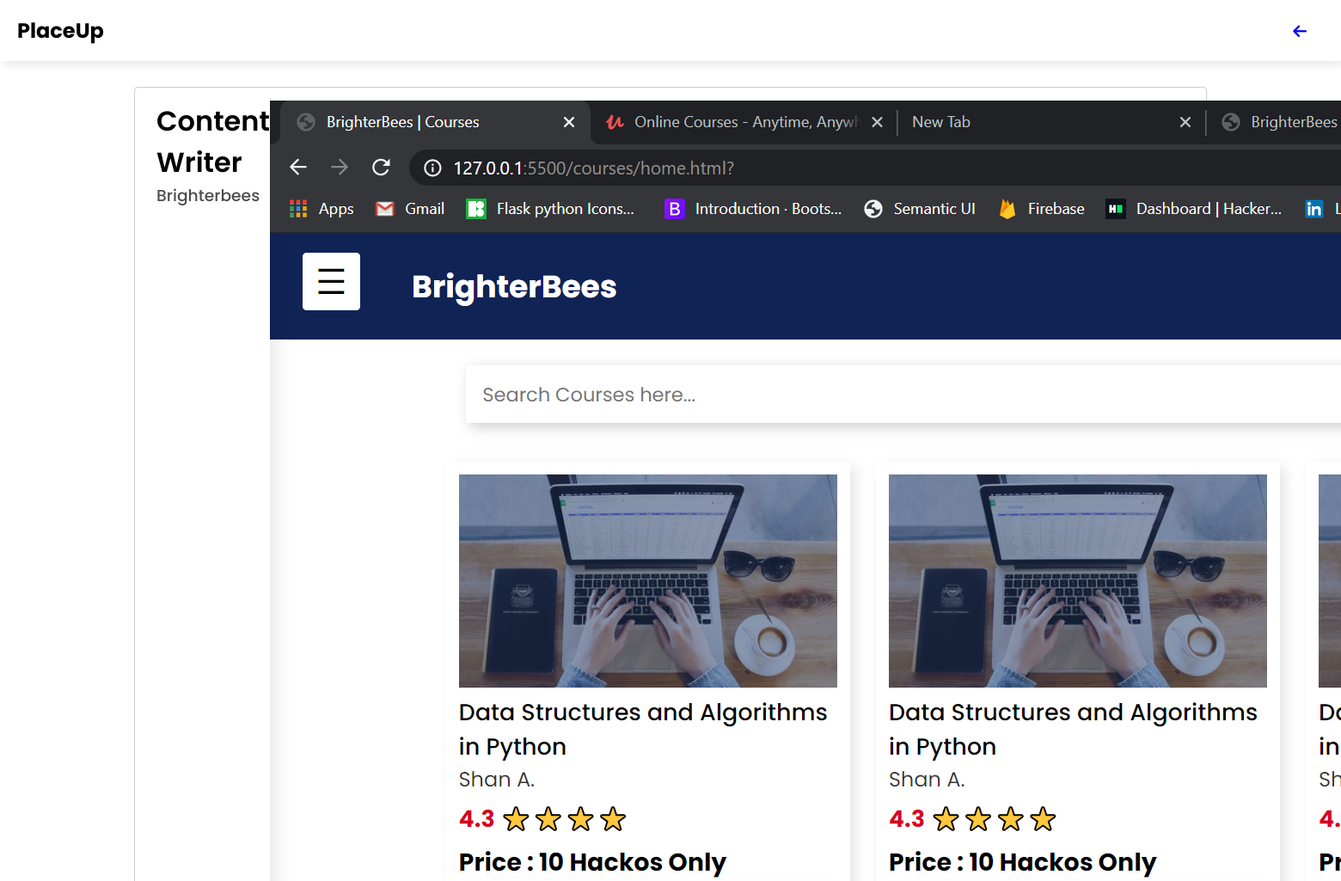
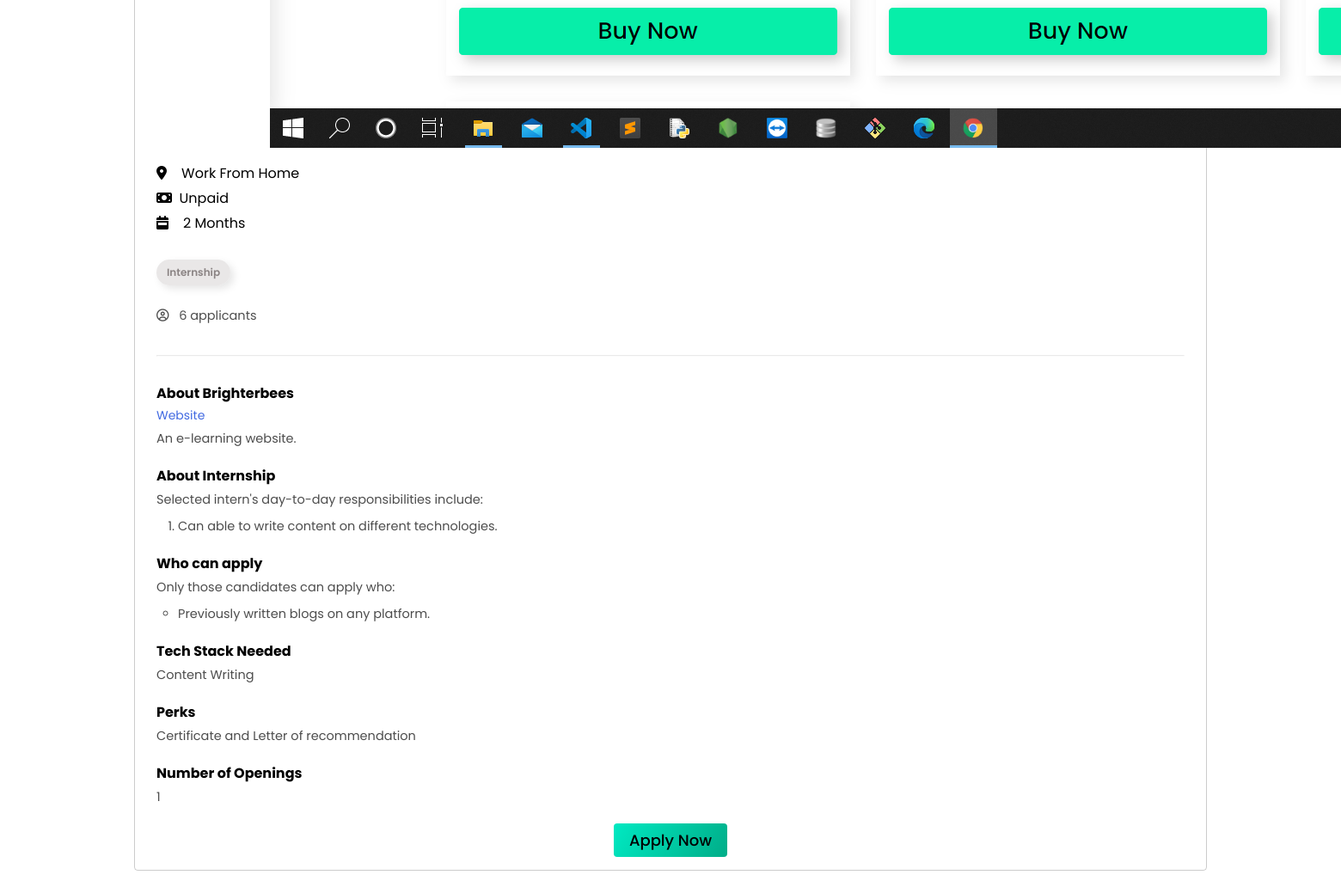
The app's page /placeup/job-details/16/ (signed in) with its own data (2 pictures, top to bottom).
### PLACEUP/models.py (models this page shows)
class Work(models.Model):
    TYPE = (('INERNSHIP','INERNSHIP'),('JOB','JOB'))
    EMP = (('Part Time Job','Part Time Job'),('Full Time Job','Full Time Job'))
    Type = models.CharField(max_length=20)
    emp_type = models.CharField(max_length=50)
    work_name = models.CharField(max_length=100)
    company = models.ForeignKey(CompanyProfile, on_delete = models.CASCADE)
    about = RichTextField()
    min_requirement = RichTextField()
    location = models.CharField(max_length=100) # Work from Home , Remote or Delhi, India
    experience_or_time = models.CharField(max_length=10) # Expererience in Job and INtern time in Internship
    tech_stack = models.CharField(max_length=100)
    posted = models.DateField(auto_now_add = True)
    number_of_vacancy = models.CharField(max_length=3)
    status = models.BooleanField(default = True)
    salary_or_stipend = models.CharField(max_length=20)
    applicants = models.ManyToManyField(Profile)
    resume_selected = models.ManyToManyField(Profile, related_name = 'resume_selected')
    hired = models.ManyToManyField(Profile, related_name = 'hired')

class CompanyProfile(models.Model):
    company_type = models.CharField(max_length = 30)
    company_specialization = models.CharField(max_length = 30)
    phone = models.CharField(max_length = 20)
    company_logo = models.ImageField(upload_to = "company_logo")
    about_company = models.TextField(max_length=300)
    company_site = models.CharField(max_length = 50)
    username = models.OneToOneField(User, on_delete=models.CASCADE)

### PLACEUP/views.py (the view)
# urls.py: path('job-details/<id>/', job_detail, name='job_detail'),
def job_detail(request,id):
    try:
        if request.session['username']:
            data = Work.objects.get(id=id)
            print(data)
            if data.Type == 'Job':
                print('Job')
                return render(request, 'placeup/job-detail.html',{'data':data})
            elif data.Type == 'Internship':
                print('Internship')
                return render(request, 'placeup/intern-detail.html',{'data':data})
            else:
                return HttpResponse('Error 404')
    except:
        return HttpResponse('Error 404')

### templates/placeup/intern-detail.html (shortened to what this page needs)
{% load static %}
<!DOCTYPE html>
<html lang="en">
  <head>
    <link rel="stylesheet" href="{% static 'job-detail.css' %}" />
  </head>
  <body>
    <nav>
      <div class="left">
        <h2>PlaceUp</h2>
      </div>
      <div class="right" style="margin-top: 5px">
        <a href="{% url 'jobs' %}"><i class="fas fa-arrow-left"></i></a>
      </div>
    </nav>
    <div class="section_job">
      <div class="info">
        <div class="left">
          <h1>{{data.work_name}}</h1>
          <h3>{{data.company.username.first_name}}</h3>
        </div>
        <div>
          <img
            src="{% static '../media/images/' %}{{data.company.company_logo}}"
            alt=""
          />
        </div>
      </div>
      <div class="info_one">
        <p>
          <i class="fas fa-map-marker-alt"></i
          >&nbsp;&nbsp;&nbsp;&nbsp;{{data.location}}
        </p>
        <p>
          <i class="fas fa-money-bill"></i
          >&nbsp;&nbsp;{{data.salary_or_stipend}}
        </p>
        <p>
          <i class="fas fa-calendar-week"></i>&nbsp;&nbsp;&nbsp;
          {{data.experience_or_time }}
        </p>
      </div>
      <button class="btn">Internship</button>
      <div class="info_two">
        <p class="light">
          <i class="far fa-user-circle"></i>
          &nbsp;&nbsp;{{data.applicants.count}} applicants
        </p>
      </div>
      <hr class="line" />
      <div class="info_three">
        <h4>About {{data.company.username.first_name}}</h4>
        <a href="//{{data.company.company_site}}">Website</a>
        <p class="light">{{data.company.about_company}}</p>
      </div>
      <div class="info_three">
        <h4>About Internship</h4>
        <p class="light">
          Selected intern's day-to-day responsibilities include:
        </p>
        <ul class="light">
          {{data.about | safe}}
        </ul>
      </div>
      <div class="info_three">
        <h4>Who can apply</h4>
        <p class="light">Only those candidates can apply who:</p>
        <ul class="light">
          {{data.min_requirement | safe}}
        </ul>
      </div>
      <div class="info_three">
        <h4>Tech Stack Needed</h4>
        <p class="light">{{data.tech_stack}}</p>
      </div>
      <div class="info_three">
        <h4>Perks</h4>
        <p class="light">Certificate and Letter of recommendation</p>
      </div>
      <div class="info_three">
        <h4>Number of Openings</h4>
        <p class="light">{{data.number_of_vacancy}}</p>
      </div>
      <div style="text-align: center">
        <form action="{% url 'apply_job' id=data.id %}" method="POST">
          <button class="apply">Apply Now</button>
        </form>
      </div>
    </div>
  </body>
</html>

### static/job-detail.css (style rules this page uses)
* { margin: 0; padding: 0; user-select: none; box-sizing: border-box; font-family: "Poppins", sans-serif; }
.section_job { width: 80%; height: auto; margin: 30px auto; padding: 15px 25px; border: 1px solid rgba(0,0,0,0.2); border-radius: 4px; }
.info { width: 100%; display: flex; justify-content: space-between; }
.section_job h1 { font-weight: 550; }
.section_job h3 { font-weight: 500; color: rgba(0,0,0,0.7); }
.info_one { margin: 10px 0px; }
.info_one p { margin: 4px 0px; }
nav { padding: 18px 20px; box-shadow: 4px 4px 10px rgba(0, 0, 0, 0.1); width: 100%; height: auto; }
.btn { margin: 20px 0px; font-size: 12px; background: rgba(224, 221, 221, 0.7); box-shadow: 4px 4px 10px rgba(0, 0, 0, 0.1); color: rgba(99, 90, 90, 0.7); font-weight: 600; border: none; padding: 6px 12px; border-radius: 15px; }
.line { margin: 30px 0px; background: rgba(0,0,0,0.1); opacity: 0.2; }
.apply { border: none; background: linear-gradient(120deg,rgb(0, 233, 194),rgb(0, 173, 136)); padding: 6px 18px; border-radius: 4px; font-size: 18px; font-weight: 500; cursor: pointer; }
.info_three { margin: 15px 0px; }
.info_three a { text-decoration: none; color: royalblue; font-size: 14px; padding: 5px 0px; }
.light { color: rgba(0,0,0,0.7); font-size: 14.5px; padding: 5px 0px; }
.info_three ul li { margin: 0px 25px; }

### templates/placeup/intern-detail.html (style rules this page uses)
nav { padding: 18px 20px; box-shadow: 4px 4px 10px rgba(0, 0, 0, 0.1); width: 100%; height: auto; display: inline-flex; justify-content: space-between; }
nav .right a { font-weight: 550; font-size: 18px; text-decoration: none; margin-right: 20px; }

### records on screen
Work: work_name "Content Writer", company.username.first_name "Brighterbees", company.company_logo (picture), location "Work From Home", salary_or_stipend "Unpaid", experience_or_time "2 Months", applicants.count "6", company.about_company "An e-learning website.", about "Can able to write content on different technologies.", min_requirement "Previously written blogs on any platform.", tech_stack "Content Writing", number_of_vacancy "1"
